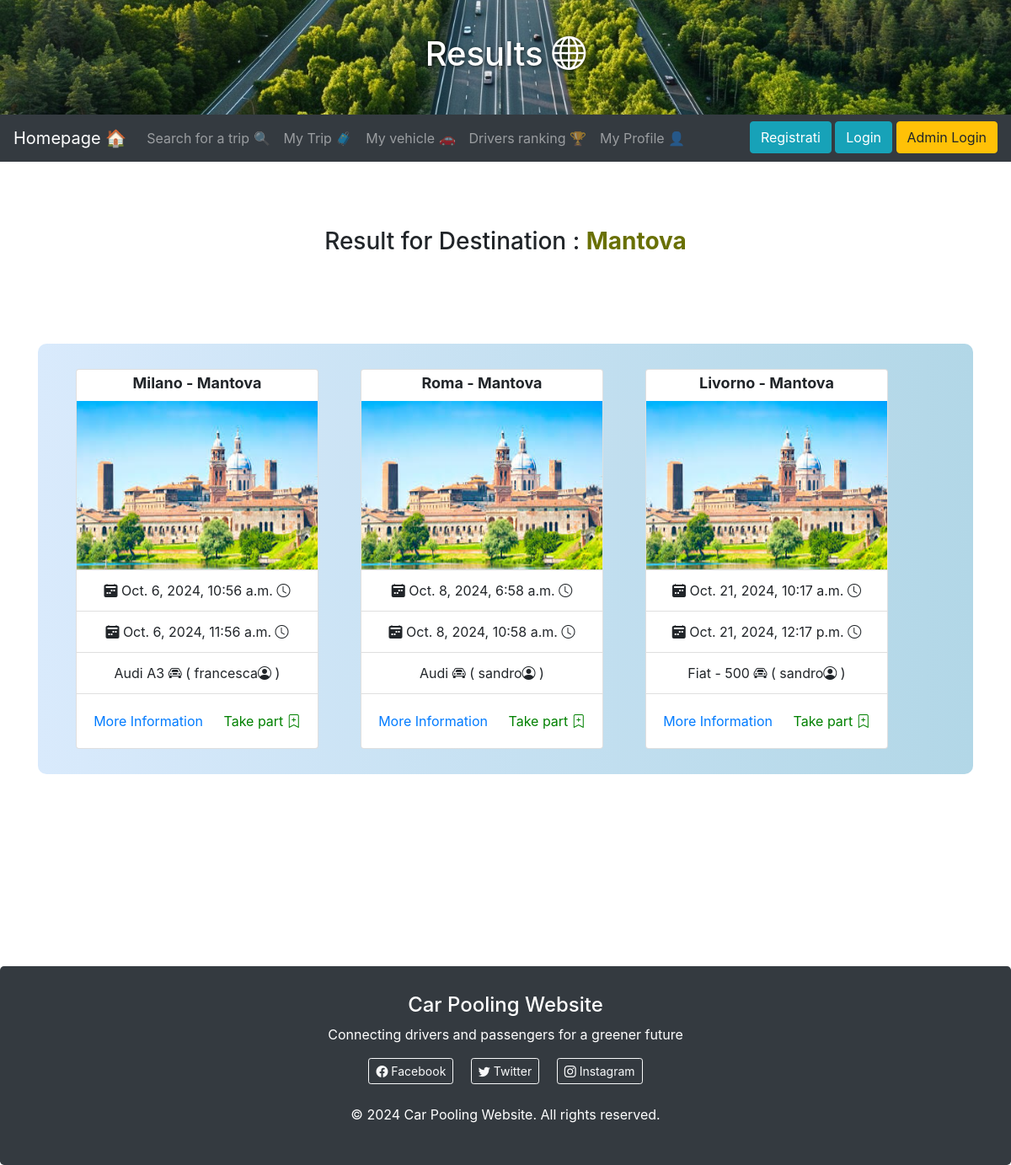
Screenshot of /gestione/searchtripresults/Mantova/Destination/ with the database file from the repository.
### gestione/models.py (models this page shows, shortened)
class Ride(models.Model):
    car = models.ForeignKey(Car , on_delete=models.SET_NULL , default = None ,null=True , related_name="my_rides")
    user = models.ForeignKey(User, on_delete=models.PROTECT,blank=True,null=True,default=None, related_name="my_rides")
    departure_location = models.CharField(max_length=30 , null  = False , default = "NO_LOCATION_D")
    departure_state = models.CharField(max_length=30 , null  = False , default = "NO_STATE_D")
    departure_address = models.CharField(max_length=30 , null  = False , default = "NO_ADDRESS_D")
    arrival_location = models.CharField(max_length=30 , null = False , default = "NO_LOCATION_A")
    arrival_state = models.CharField(max_length=30 , null  = False , default = "NO_STATE_A")
    arrival_address = models.CharField(max_length=30 , null  = False , default = "NO_ADDRESS_A")
    departure_time = models.DateTimeField(null=False , default=timezone.make_aware(timezone.datetime(1970, 1, 1, 0, 0, 0)))
    arrival_time = models.DateTimeField(null=False , default=timezone.make_aware(timezone.datetime(1970, 1, 1, 0, 0, 0)))
    open_registration_time = models.DateTimeField(null = False , default=timezone.make_aware(timezone.datetime(1970, 1, 1, 0, 0, 0)))
    close_registration_time = models.DateTimeField(null = False , default=timezone.make_aware(timezone.datetime(1970, 1, 1, 0, 0, 0)))
    max_passenger = models.IntegerField(default=0 , null = False )
    image = models.ImageField(upload_to='ride_images/', null=True, blank=True)

class Car(models.Model):
    user = models.ForeignKey(User, on_delete=models.SET_NULL,blank=True,null=True , related_name="my_cars")
    model = models.CharField(max_length=50)
    license_plate = models.CharField(max_length=15)
    km = models.IntegerField(default=0)
    last_inspection_date = models.DateField(default=None , null = True , blank=True)
    image = models.ImageField(upload_to='car_images/', null=True, blank=True)
    class Meta:
        verbose_name_plural = "Cars"

### gestione/views.py (the view)
# urls.py: path("searchtripresults/<str:string>/<str:where>/", SearchResultsList.as_view(), name="search_results_trip"),
class SearchResultsList(ListView):
    model = Ride
    template_name = "search_results_trip.html"
    def get_queryset(self):
        string = self.request.resolver_match.kwargs["string"]
        where = self.request.resolver_match.kwargs["where"]
        return get_filtered_rides(user=self.request.user, search_string=string, search_where=where , limit = 30)
    def get_context_data(self, **kwargs):
        context = super().get_context_data(**kwargs)
        context['where'] = self.request.resolver_match.kwargs["where"]
        context['string'] = self.request.resolver_match.kwargs["string"]
        return context

### gestione/templates/search_results_trip.html (shortened to what this page needs)
{% extends 'basebs.html' %}
{% load static %}
{% block header1 %}
  <div class="header-background">
    <h1> Results  <i class="bi bi-globe"></i> </h1>
  </div>
{% endblock %}
{% block content %}
<br>
<br>
  <h3 style="text-align: center;">  Result for {{where}} : <b style="color: rgb(105, 112, 5);">{{string}} </b> </h3>
  <br><br><br><br>
{% if object_list.count == 0 %}
<br>
<div class="alert alert-primary" role="alert">
  There are not results <i class="bi bi-emoji-frown"></i></i> </a>
</div>
{%else %}
<div style="background: linear-gradient(to right, #d9eafc, #b2d7e7); padding: 20px; text-align: center; border-radius: 10px;">
  <div class="container text-center">
    <div class="row justify-content-start">
      {% for trip in object_list %}
      <div class="col-auto">
        <div class="card" style="width: 18rem;">
          <h4> <span class="badge rounded-pill text-bg-info"> {{trip.departure_location}} - {{trip.arrival_location}} </span> </h4>
          {% if trip.image %}
            <img src="{{ trip.image.url }}" height="200px" alt="city_img">
          {% else %}
              <img src="{% static '/img/no_img.jpg' %}" height="200px" alt="default_city_img">
          {% endif %}
          <ul class="list-group list-group-flush">
            <li class="list-group-item"> <i class="bi bi-calendar2-week-fill"></i> {{trip.departure_time}} </i>  <i class="bi bi-clock"></i>  </li>
            <li class="list-group-item"> <i class="bi bi-calendar2-week-fill"></i> {{trip.arrival_time}}   </i>  <i class="bi bi-clock"></i>  </li>
            <li class="list-group-item"> {{ trip.car.model }} <i class="bi bi-car-front"></i> ( {{trip.user.username}}<i class="bi bi-person-circle"></i> )  </li>
          </ul>
            <div class="card-body">
                <a href="{% url 'ridedetail' pk=trip.id %}" class="card-link"> More Information </a>
                <a href="#" style = "color: green;"  class="card-link" data-toggle="modal" data-target="#confirmModal" data-href="{% url 'take_part' pk=trip.id %}"> Take part <i class="bi bi-bookmark-plus"></i> </a>
            </div>
        </div>
      </div>
      {%endfor%}
    </div>
  </div>
</div>
<br>
{%endif %}
{% endblock %}

### templates/basebs.html (style rules this page uses)
.header-background { background-image: url('/static/img/home_background.jpg'); background-size: cover; background-position: center; padding: 40px; color: white; text-shadow: 1px 1px 4px rgba(0, 0, 0, 0.7); width: 100vw; margin-left: calc(-50vw + 50%); }
.card { margin: 10px; }

### rows the page displays
Ride: departure_location "Milano", arrival_location "Mantova", image (picture), departure_time "Oct. 6, 2024, 10:56 a.m.", arrival_time "Oct. 6, 2024, 11:56 a.m.", car.model "Audi A3", user.username "francesca"
Ride: departure_location "Roma", arrival_location "Mantova", image (picture), departure_time "Oct. 8, 2024, 6:58 a.m.", arrival_time "Oct. 8, 2024, 10:58 a.m.", car.model "Audi", user.username "sandro"
Ride: departure_location "Livorno", arrival_location "Mantova", image (picture), departure_time "Oct. 21, 2024, 10:17 a.m.", arrival_time "Oct. 21, 2024, 12:17 p.m.", car.model "Fiat - 500", user.username "sandro"

### other values shown
{{ where }} "Destination"
{{ string }} "Mantova"
